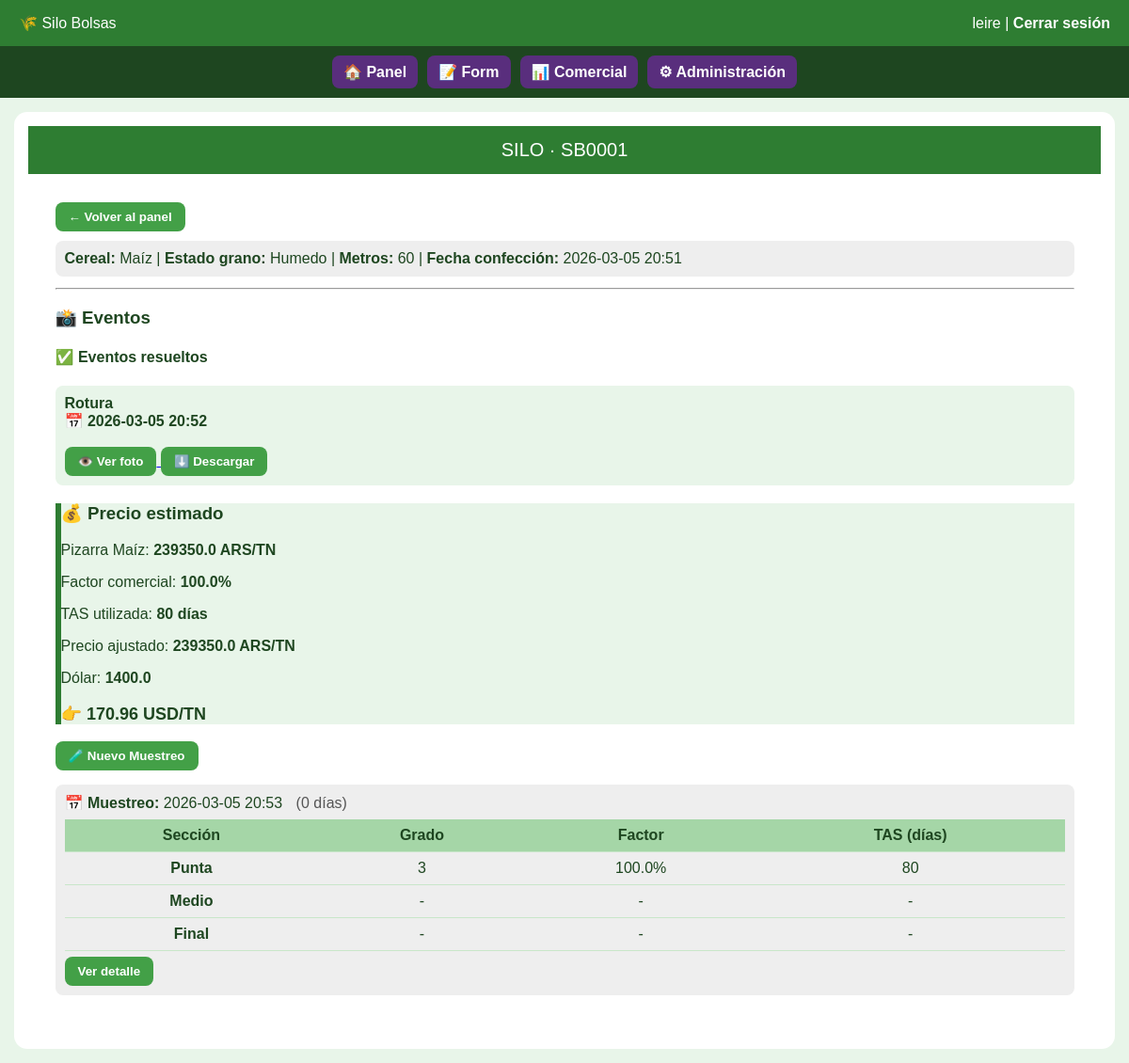
/silo/SB0001 (signed in), run on the app's committed database.
### tables this page shows
CREATE TABLE usuarios (
            id INTEGER PRIMARY KEY AUTOINCREMENT,
            username TEXT UNIQUE NOT NULL,
            password TEXT NOT NULL,
            rol TEXT NOT NULL,
            empresa_id INTEGER,
            sucursal_id INTEGER,
            es_superadmin INTEGER DEFAULT 0,
            forzar_cambio_password INTEGER DEFAULT 0,
            FOREIGN KEY (empresa_id) REFERENCES empresas(id),
            FOREIGN KEY (sucursal_id) REFERENCES sucursales(id)
        );

CREATE TABLE silos (
            numero_qr TEXT NOT NULL,
            empresa_id INTEGER NOT NULL,
            sucursal_id INTEGER NOT NULL,
            cereal TEXT,
            estado_grano TEXT,
            estado_silo TEXT,
            metros INTEGER,
            lat REAL,
            lon REAL,
            fecha_confeccion TEXT,
            fecha_extraccion TEXT,
            PRIMARY KEY (numero_qr, empresa_id)
        );

CREATE TABLE monitoreos (
            id INTEGER PRIMARY KEY AUTOINCREMENT,
            numero_qr TEXT,
            empresa_id INTEGER NOT NULL,
            fecha_evento TEXT,
            tipo TEXT,
            detalle TEXT,
            foto_evento TEXT,
            resuelto INTEGER DEFAULT 0,
            fecha_resolucion TEXT,
            foto_resolucion TEXT,
            FOREIGN KEY (empresa_id) REFERENCES empresas(id)
        );

CREATE TABLE mercado (
            id INTEGER PRIMARY KEY AUTOINCREMENT,
            empresa_id INTEGER NOT NULL,
            cereal TEXT,
            pizarra_auto REAL,
            fuente TEXT,
            fecha_fuente TEXT,
            pizarra_manual REAL,
            usar_manual INTEGER DEFAULT 0,
            obs_precio TEXT,
            dolar REAL,
            fecha TEXT,
            UNIQUE(empresa_id, cereal),
            FOREIGN KEY (empresa_id) REFERENCES empresas(id)
        );

CREATE TABLE muestreos (
            id INTEGER PRIMARY KEY AUTOINCREMENT,
            numero_qr TEXT,
            empresa_id INTEGER NOT NULL,
            fecha_muestreo TEXT,
            FOREIGN KEY (empresa_id) REFERENCES empresas(id)
        );

CREATE TABLE analisis (
            id INTEGER PRIMARY KEY AUTOINCREMENT,
            id_muestreo INTEGER,
            empresa_id INTEGER NOT NULL,
            seccion TEXT,
            temperatura REAL,
            humedad REAL,
            ph REAL,
            danados REAL,
            quebrados REAL,
            materia_extrana REAL,
            olor REAL,
            moho REAL,
            insectos INTEGER,
            chamico REAL,
            granos_carbon REAL,
            panza_blanca REAL,
            granos_picados REAL,
            punta_sombreada REAL,
            revolcado_tierra REAL,
            punta_negra REAL,
            proteinas REAL,
            materia_grasa REAL,
            Acidez REAL,
            grado INTEGER,
            factor REAL,
            tas INTEGER,
            FOREIGN KEY (empresa_id) REFERENCES empresas(id)
        );

### panel/routes.py (the view)
@panel_bp.route("/silo/<qr>")
@login_required
def ver_silo(qr):
    if not tiene_permiso("panel"):
        return acceso_denegado("panel")
    conn = get_db()
    empresa_id = empresa_actual()
    silo = conn.execute("""
        SELECT * FROM silos
        WHERE numero_qr=? AND empresa_id=?
    """, (qr, empresa_id)).fetchone()
    if not silo:
        conn.close()
        return "Silo no encontrado", 404
    mercado = conn.execute("""
        SELECT
            CASE
                WHEN usar_manual = 1 THEN pizarra_manual
                ELSE pizarra_auto
            END AS pizarra,
            dolar
        FROM mercado
        WHERE cereal = ? AND empresa_id = ?
    """, (silo["cereal"], empresa_id)).fetchone()
    muestreos_raw = conn.execute("""
        SELECT m.id, m.fecha_muestreo,
               CAST(julianday('now') - julianday(m.fecha_muestreo) AS INT) dias
        FROM muestreos m
        WHERE m.numero_qr=? AND empresa_id=?
        ORDER BY m.fecha_muestreo DESC
    """, (qr, empresa_id)).fetchall()
    muestreos = []
    precio_estimado = None
    precio_usd = None
    factor_prom = None
    tas_usada = None
    analisis_pendiente = False
    for idx, m in enumerate(muestreos_raw):
        analisis = conn.execute("""
            SELECT seccion, grado, factor, tas, temperatura
            FROM analisis
            WHERE id_muestreo=? AND empresa_id=?
        """, (m["id"], empresa_id)).fetchall()
        por_seccion = {a["seccion"]: a for a in analisis}
        if idx == 0:
            if not analisis:
                analisis_pendiente = True
            else:
                factores = []
                tass = []
                for sec in ["punta", "medio", "final"]:
                    a = por_seccion.get(sec)
                    if a:
                        if a["factor"] is not None:
                            factores.append(a["factor"])
                        if a["tas"] is not None:
                            tass.append(a["tas"])
                if factores:
                    factor_prom = round(sum(factores) / len(factores), 4)
                if tass:
                    tas_usada = min(tass)
                if mercado and factor_prom and mercado["pizarra"] and mercado["dolar"]:
                    precio_estimado = round(
                        mercado["pizarra"] * factor_prom, 2
                    )
                    precio_usd = round(
                        precio_estimado / mercado["dolar"], 2
                    )
        muestreos.append({
            "id": m["id"],
            "fecha_muestreo": m["fecha_muestreo"],
            "dias": m["dias"],
            "punta": por_seccion.get("punta"),
            "medio": por_seccion.get("medio"),
            "final": por_seccion.get("final")
        })
    eventos_pendientes = conn.execute("""
        SELECT tipo, fecha_evento, foto_evento
        FROM monitoreos
        WHERE numero_qr = ? AND empresa_id=? AND resuelto = 0
        ORDER BY fecha_evento DESC
    """, (qr, empresa_id)).fetchall()
    eventos_resueltos = conn.execute("""
        SELECT tipo, fecha_resolucion, foto_resolucion
        FROM monitoreos
        WHERE numero_qr = ? AND empresa_id=? AND resuelto = 1
        ORDER BY fecha_resolucion DESC
    """, (qr, empresa_id)).fetchall()
    conn.close()
    return render_template(
        "silo.html",
        silo=silo,
        muestreos=muestreos,
        eventos_pendientes=eventos_pendientes,
        eventos_resueltos=eventos_resueltos,
        mercado=mercado,
        precio_estimado=precio_estimado,
        precio_usd=precio_usd,
        factor_prom=factor_prom,
        tas_usada=tas_usada,
        analisis_pendiente=analisis_pendiente,
        puede_calado=tiene_permiso("calado")
    )

### app.py (called while the page is built, shortened)
@app.context_processor
def inject_permisos():
    return dict(tiene_permiso=tiene_permiso)

@app.context_processor
def inject_empresa_contexto():
    empresa_nombre = None
    return dict(empresa_activa=empresa_nombre)

### auth/models.py (called while the page is built)
    @staticmethod
    def get(user_id):
        conn = get_db()
        row = conn.execute(
            "SELECT * FROM usuarios WHERE id=?",
            (user_id,)
        ).fetchone()
        conn.close()
        if row:
            return User(row)
        return None

### auth/routes.py (called while the page is built)
@login_manager.user_loader
def load_user(user_id):
    return User.get(user_id)

### db.py (called while the page is built)
def get_db():
    database_url = os.environ.get("DATABASE_URL")
    if database_url:
        conn = psycopg2.connect(
            database_url,
            cursor_factory=psycopg2.extras.RealDictCursor
        )
        return conn
    conn = sqlite3.connect(DB_NAME)
    conn.row_factory = sqlite3.Row
    return conn

### panel/routes.py (called while the page is built)
def empresa_actual():
    if current_user.es_superadmin:
        return session.get("empresa_contexto")
    return current_user.empresa_id

### templates/silo.html (shortened to what this page needs)
{% extends "base.html" %}
{% block contenido %}
<!DOCTYPE html>
<html lang="es">
<head>
</head>
<body>
<header>SILO · {{ silo.numero_qr }}</header>
<div class="container">
<button onclick="location.href='/panel'">← Volver al panel</button>
<div class="info" style="margin-top:10px">
  <b>Cereal:</b> {{ silo.cereal }} |
  <b>Estado grano:</b> {{ silo.estado_grano }} |
  <b>Metros:</b> {{ silo.metros }} |
  <b>Fecha confección:</b> {{ silo.fecha_confeccion }}
</div>
<hr>
<h3>📸 Eventos</h3>
{% if eventos_resueltos %}
  <h4>✅ Eventos resueltos</h4>
  {% for e in eventos_resueltos %}
    <div class="alerta" style="background:#e8f5e9">
      <b>{{ e.tipo }}</b><br>
      📅 {{ e.fecha_resolucion }}<br><br>
      {% if e.foto_resolucion %}
        <a href="/{{ e.foto_resolucion }}" target="_blank">
          <button>👁️ Ver foto</button>
        </a>
        <a href="/{{ e.foto_resolucion }}" download>
          <button>⬇️ Descargar</button>
        </a>
      {% else %}
        Sin foto
      {% endif %}
    </div>
  {% endfor %}
{% endif %}
{% if precio_estimado and mercado and mercado.pizarra and mercado.dolar %}
<div class="alert" style="background:#e8f5e9;border-left:6px solid #2e7d32">
  <h3>💰 Precio estimado</h3>
  <p>Pizarra {{ silo.cereal }}:
     <b>{{ mercado.pizarra }} ARS/TN</b></p>
  {% if factor_prom %}
    <p>Factor comercial:
       <b>{{ (factor_prom * 100) | round(2) }}%</b>
    </p>
{% endif %}
  {% if tas_usada %}
    <p>TAS utilizada:
       <b>{{ tas_usada }} días</b></p>
  {% endif %}
  <p>Precio ajustado:
     <b>{{ precio_estimado }} ARS/TN</b></p>
  <p>Dólar:
     <b>{{ mercado.dolar }}</b></p>
  <p style="font-size:18px">
    👉 <b>{{ precio_usd }} USD/TN</b>
  </p>
</div>
{% endif %}
<form method="GET"
      action="{{ url_for('calado.nuevo_muestreo', qr=silo.numero_qr) }}"
      style="display:inline;">
  <button type="submit">
      {% if puede_calado %}
          🧪 Nuevo Muestreo
      {% else %}
          🔒 Nuevo Muestreo
      {% endif %}
  </button>
</form>
{% for m in muestreos %}
  <div class="info" style="margin-top:15px">
    <b>📅 Muestreo:</b> {{ m.fecha_muestreo }}
    <span style="margin-left:10px;color:#555">
      ({{ m.dias }} días)
    </span>
    <table style="margin-top:8px">
      <tr>
        <th>Sección</th>
        <th>Grado</th>
        <th>Factor</th>
        <th>TAS (días)</th>
      </tr>
      {% for sec in ["punta","medio","final"] %}
        {% set a = m[sec] %}
        <tr>
          <td><b>{{ sec|capitalize }}</b></td>
        <td>
          {{ a.grado if a and a.grado is not none else "-" }}
        </td>
        <td>
          {% if a and a.factor is not none %}
            {{ (a.factor * 100)|round(2) }}%
          {% else %}
            -
          {% endif %}
        </td>
        <td
        >
          {{ a.tas if a and a.tas is not none else "-" }}
        </td>
      </tr>
      {% endfor %}
    </table>
    <button
      style="margin-top:6px"
      onclick="location.href='/muestreo/{{ m.id }}'">
      Ver detalle
    </button>
  </div>
{% endfor %}
{% endblock %}

### templates/base.html (shortened to what this page needs)
<!DOCTYPE html>
<html lang="es">
<head>
</head>
<body>
<div class="header">
  <div>
    🌾 Silo Bolsas
  </div>
  <div>
    {{ current_user.username }}
    |
    <a href="{{ url_for('auth.logout') }}">Cerrar sesión</a>
  </div>
</div>
{% if current_user.is_authenticated %}
<div class="nav-bar">
    {% if tiene_permiso("panel") %}
        <a href="{{ url_for('panel.panel') }}" class="nav-btn">
            🏠 Panel
        </a>
    {% else %}
        <a href="{{ url_for('panel.panel') }}" class="nav-btn locked">
            🔒 Panel
        </a>
    {% endif %}
    {% if tiene_permiso("form") %}
        <a href="{{ url_for('panel.form') }}" class="nav-btn">
            📝 Form
        </a>
    {% else %}
        <a href="{{ url_for('panel.form') }}" class="nav-btn locked">
            🔒 Form
        </a>
    {% endif %}
    {% if tiene_permiso("comercial") %}
        <a href="{{ url_for('comercial.comercial') }}" class="nav-btn">
            📊 Comercial
        </a>
    {% else %}
        <a href="{{ url_for('comercial.comercial') }}" class="nav-btn locked">
            🔒 Comercial
        </a>
    {% endif %}
    {% if current_user.es_superadmin or tiene_permiso("admin") %}
        <a href="{{ url_for('admin.admin_usuarios') }}" class="nav-btn admin">
            ⚙ Administración
        </a>
    {% else %}
        <a href="{{ url_for('admin.admin_usuarios') }}" class="nav-btn locked admin">
            🔒 Administración
        </a>
    {% endif %}
</div>
{% endif %}
<div class="container">
  {% block contenido %}{% endblock %}
</div>
</body>
</html>

### templates/base.html (style rules this page uses)
body { background:#e6f4ea; font-family:Arial, sans-serif; margin:0; padding:0; color:#1e4620; }
.header { background:#2e7d32; color:white; padding:15px 20px; display:flex; justify-content:space-between; align-items:center; }
.header a { color:white; text-decoration:none; font-weight:bold; }
.container { padding:25px; }
.nav-bar { background:#1e4620; padding:10px; display:flex; gap:10px; justify-content:center; flex-wrap:wrap; }
.nav-btn { background:#592e7d; color:white; padding:8px 14px; border-radius:8px; text-decoration:none; font-weight:bold; }
.nav-btn { padding: 8px 12px; border-radius: 8px; text-decoration: none; font-weight: bold; }

### templates/silo.html (style rules this page uses)
body { font-family:Arial, sans-serif; background:#e8f5e9; margin:0; }
header { background:#2e7d32; color:white; padding:14px; text-align:center; font-size:20px; }
.container { width:95%; margin:15px auto; background:white; border-radius:14px; padding:15px; }
button { background:#43a047; color:white; border:none; border-radius:8px; padding:8px 14px; cursor:pointer; font-weight:bold; }
.info { background:#eeeeee; padding:10px; border-radius:8px; margin-bottom:12px; }
.alerta { background:#fff3cd; padding:10px; border-radius:8px; margin:10px 0; font-weight:bold; }
table { width:100%; border-collapse:collapse; margin-top:10px; }
th,td { padding:8px; border-bottom:1px solid #c8e6c9; text-align:center; }
th { background:#a5d6a7 }

### data on the page
usuarios: username "leire"
silos: numero_qr "SB0001", cereal "Maíz", estado_grano "Humedo", metros "60", fecha_confeccion "2026-03-05 20:51"
monitoreos: tipo "Rotura", fecha_resolucion "2026-03-05 20:52"
mercado: dolar "1400.0"
muestreos: fecha_muestreo "2026-03-05 20:53", dias "0"
analisis: seccion "Punta", grado "3", (a.factor*100)|round(2) "100.0", tas "80"
analisis: seccion "Medio", grado "-", tas "-"
analisis: seccion "Final", grado "-", tas "-"

### other printed values
{{ mercado.pizarra }} "239350.0"
{{ (factor_prom * 100) | round(2) }} "100.0"
{{ tas_usada }} "80"
{{ precio_estimado }} "239350.0"
{{ precio_usd }} "170.96"
